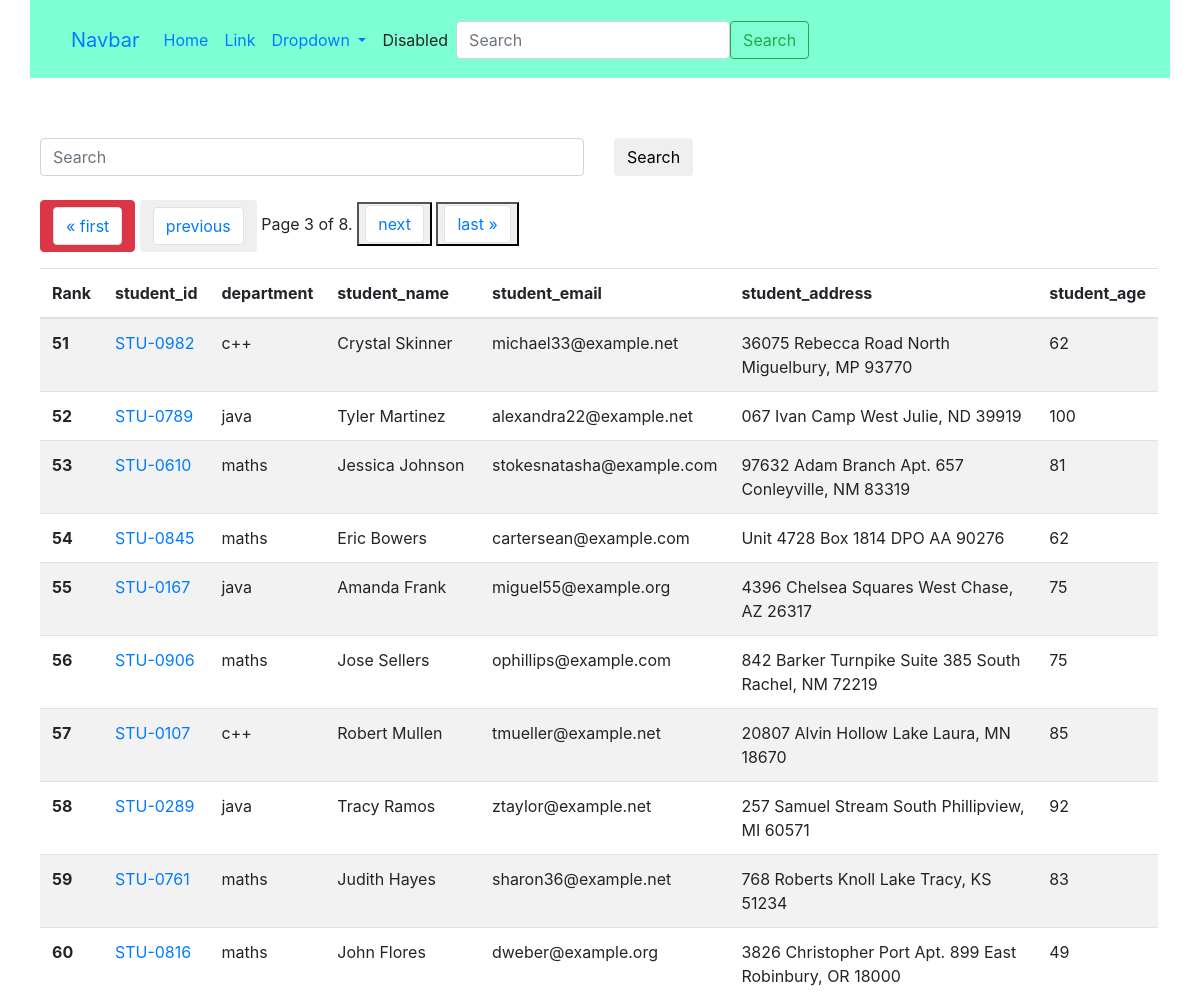
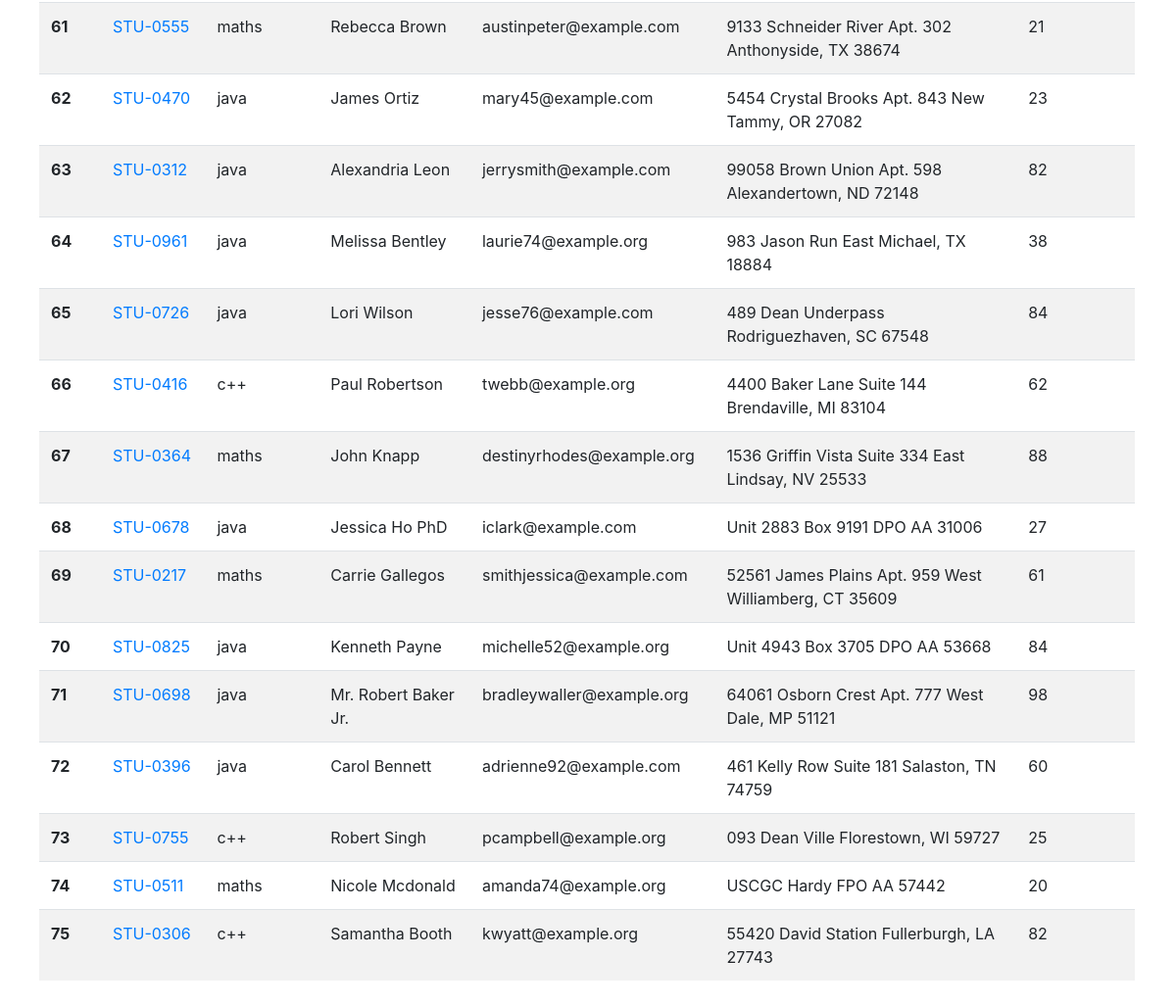
/get-student?page=3, run on the app's committed database (2 pictures, top to bottom).
### vege/models.py (models this page shows, shortened)
class Student(models.Model):
    department=models.ForeignKey(Department,related_name="depart",on_delete=models.CASCADE)
    student_id=models.OneToOneField(StudentID,related_name="studentid",on_delete=models.CASCADE)
    student_name=models.CharField(max_length=100)
    student_email=models.EmailField(unique=True)
    student_age=models.IntegerField(default=18)
    student_address=models.TextField()
    is_deleted=models.BooleanField(default=False)
    class Meta:
        ordering=['student_name']
        verbose_name="student"

class Rankstudnet(models.Model):
    student=models.ForeignKey(Student,related_name="studentreportcard",on_delete=models.CASCADE)
    student_rank=models.IntegerField()
    student_rank_generation_date=models.DateField(auto_now_add=True)
    number=models.IntegerField(default=10)
    class Meta:
        unique_together=['student_rank','student_rank_generation_date']

class StudentID(models.Model):
    student_id=models.CharField(max_length=100)
    def __str__(self)->str:
        return self.student_id

class Department(models.Model):
    department=models.CharField(max_length=100)
    class Meta:
        ordering=['department']

### vege/views.py (the view, shortened to what this page needs)
# urls.py: path('get-student',get_students),
def get_students(request):
    queryset=Student.objects.all().order_by("studentreportcard__student_rank")
    paginator = Paginator(queryset, 25)  # Show 25 contacts per page.
    page_number = request.GET.get("page",1)
    page_obj = paginator.get_page(page_number)
    return render(request,"report/student.html",{'queryset':page_obj})

### vege/templates/report/student.html (shortened to what this page needs)
<!DOCTYPE html>
<html lang="en">
<head>
    <link rel="stylesheet" href="https://cdn.jsdelivr.net/npm/bootstrap@4.0.0/dist/css/bootstrap.min.css"
>
</head>
<body>
    <div class="container" style="background-color: aquamarine;">
        <nav class="navbar navbar-expand-lg bg-body-tertiary">
            <div class="container-fluid">
                <a class="navbar-brand" href="#">Navbar</a>
                <div class="collapse navbar-collapse" id="navbarSupportedContent">
                    <ul class="navbar-nav me-auto mb-2 mb-lg-0">
                        <li class="nav-item">
                            <a class="nav-link active" aria-current="page" href="#">Home</a>
                        </li>
                        <li class="nav-item">
                            <a class="nav-link" href="#">Link</a>
                        </li>
                        <li class="nav-item dropdown">
                            <a class="nav-link dropdown-toggle" href="#" role="button" data-bs-toggle="dropdown"
                                aria-expanded="false">
                                Dropdown
                            </a>
                        </li>
                        <li class="nav-item">
                            <a class="nav-link disabled" aria-disabled="true">Disabled</a>
                        </li>
                    </ul>
                    <form class="d-flex" role="search">
                        <input class="form-control me-2" type="search" placeholder="Search" aria-label="Search">
                        <button class="btn btn-outline-success" type="submit">Search</button>
                    </form>
                </div>
            </div>
        </nav>
    </div>
<div class="container mt-5">
    <form class="mb-4">
    <div class="row">
        <div class="col-md-6">
            <input class="form-control" name="search" placeholder="Search">
        </div>
        <div class="col-md-6">
            <button class="btn btn-succes">Search</button>
        </div>
    </div>
</form>
    <table class="table table-striped">
        <thead>
            <tr>
                <th scope="col">Rank</th>
                <th scope="col">student_id</th>
                <th scope="col">department</th>
                <th scope="col">student_name</th>
                <th scope="col">student_email</th>
                <th scope="col">student_address</th>
                <th scope="col">student_age</th>
            </tr>
        </thead>
        <tbody>
            {% for student in queryset %}
            <tr>
                <th scope="row">{{student.studentreportcard.first.student_rank}}</th>
                <td>
                    <a href="{% url 'see_marks' student.student_id %}">
                        {{student.student_id}}
                    </a>
                    </td>
                <td>{{student.department.department}}</td>
                <td>{{student.student_name}}</td>
                <td>{{student.student_email}}</td>
                <td>{{student.student_address}}</td>
                <td>{{student.student_age}}</td>
            </tr>
            {% endfor %}
            <nav aria-label="Page navigation example">
                <div class="pagination">
                    <ul class="pagination">
                        <span class="step-links">
                            {% if queryset.has_previous %}
                         <button type="button" class="btn btn-danger">
                            <li class="page-item"> <a class="page-link" href="?page=1">&laquo; first</a> </li>
                         </button>
                           <button class="btn btn-ternary">
                            <li class="page-item"><a class="page-link" href="?page={{ page_obj.previous_page_number }}">previous</a></li>
                           </button>
                            {% endif %}
                            <span class="current">
                                Page {{ queryset.number }} of {{ queryset.paginator.num_pages }}.
                            </span>
                            {% if queryset.has_next %}
                       <button type="button" >
                        <li class="page-item"><a class="page-link" class="btn btn-danger" href="?page={{ queryset.next_page_number }}">next</a></li>
                       </button>
                       <button>
                        <li class="page-item"><a class="page-link"   href="?page={{ queryset.paginator.num_pages }}">last &raquo;</a></li>
                       </button>
                            {% endif %}
                        </span>
                    </ul>
                </div>
            </nav>
        </tbody>
    </table>
</div>
</body>
</html>

### vege/templates/report/student.html (style rules this page uses)
.container { padding: 12px 12px 10px 10px; }

### data on the page
Student: studentreportcard.first.student_rank "51", student_id "STU-0982", department.department "c++", student_name "Crystal Skinner", student_email "michael33@example.net", student_address "36075 Rebecca Road North Miguelbury, MP 93770", student_age "62"
Student: studentreportcard.first.student_rank "52", student_id "STU-0789", department.department "java", student_name "Tyler Martinez", student_email "alexandra22@example.net", student_address "067 Ivan Camp West Julie, ND 39919", student_age "100"
Student: studentreportcard.first.student_rank "53", student_id "STU-0610", department.department "maths", student_name "Jessica Johnson", student_email "stokesnatasha@example.com", student_address "97632 Adam Branch Apt. 657 Conleyville, NM 83319", student_age "81"
Student: studentreportcard.first.student_rank "54", student_id "STU-0845", department.department "maths", student_name "Eric Bowers", student_email "cartersean@example.com", student_address "Unit 4728 Box 1814 DPO AA 90276", student_age "62"
Student: studentreportcard.first.student_rank "55", student_id "STU-0167", department.department "java", student_name "Amanda Frank", student_email "miguel55@example.org", student_address "4396 Chelsea Squares West Chase, AZ 26317", student_age "75"
Student: studentreportcard.first.student_rank "56", student_id "STU-0906", department.department "maths", student_name "Jose Sellers", student_email "ophillips@example.com", student_address "842 Barker Turnpike Suite 385 South Rachel, NM 72219", student_age "75"
Student: studentreportcard.first.student_rank "57", student_id "STU-0107", department.department "c++", student_name "Robert Mullen", student_email "tmueller@example.net", student_address "20807 Alvin Hollow Lake Laura, MN 18670", student_age "85"
Student: studentreportcard.first.student_rank "58", student_id "STU-0289", department.department "java", student_name "Tracy Ramos", student_email "ztaylor@example.net", student_address "257 Samuel Stream South Phillipview, MI 60571", student_age "92"
Student: studentreportcard.first.student_rank "59", student_id "STU-0761", department.department "maths", student_name "Judith Hayes", student_email "sharon36@example.net", student_address "768 Roberts Knoll Lake Tracy, KS 51234", student_age "83"
Student: studentreportcard.first.student_rank "60", student_id "STU-0816", department.department "maths", student_name "John Flores", student_email "dweber@example.org", student_address "3826 Christopher Port Apt. 899 East Robinbury, OR 18000", student_age "49"
Student: studentreportcard.first.student_rank "61", student_id "STU-0555", department.department "maths", student_name "Rebecca Brown", student_email "austinpeter@example.com", student_address "9133 Schneider River Apt. 302 Anthonyside, TX 38674", student_age "21"
Student: studentreportcard.first.student_rank "62", student_id "STU-0470", department.department "java", student_name "James Ortiz", student_email "mary45@example.com", student_address "5454 Crystal Brooks Apt. 843 New Tammy, OR 27082", student_age "23"
Student: studentreportcard.first.student_rank "63", student_id "STU-0312", department.department "java", student_name "Alexandria Leon", student_email "jerrysmith@example.com", student_address "99058 Brown Union Apt. 598 Alexandertown, ND 72148", student_age "82"
Student: studentreportcard.first.student_rank "64", student_id "STU-0961", department.department "java", student_name "Melissa Bentley", student_email "laurie74@example.org", student_address "983 Jason Run East Michael, TX 18884", student_age "38"
Student: studentreportcard.first.student_rank "65", student_id "STU-0726", department.department "java", student_name "Lori Wilson", student_email "jesse76@example.com", student_address "489 Dean Underpass Rodriguezhaven, SC 67548", student_age "84"
Student: studentreportcard.first.student_rank "66", student_id "STU-0416", department.department "c++", student_name "Paul Robertson", student_email "twebb@example.org", student_address "4400 Baker Lane Suite 144 Brendaville, MI 83104", student_age "62"
Student: studentreportcard.first.student_rank "67", student_id "STU-0364", department.department "maths", student_name "John Knapp", student_email "destinyrhodes@example.org", student_address "1536 Griffin Vista Suite 334 East Lindsay, NV 25533", student_age "88"
Student: studentreportcard.first.student_rank "68", student_id "STU-0678", department.department "java", student_name "Jessica Ho PhD", student_email "iclark@example.com", student_address "Unit 2883 Box 9191 DPO AA 31006", student_age "27"
Student: studentreportcard.first.student_rank "69", student_id "STU-0217", department.department "maths", student_name "Carrie Gallegos", student_email "smithjessica@example.com", student_address "52561 James Plains Apt. 959 West Williamberg, CT 35609", student_age "61"
Student: studentreportcard.first.student_rank "70", student_id "STU-0825", department.department "java", student_name "Kenneth Payne", student_email "michelle52@example.org", student_address "Unit 4943 Box 3705 DPO AA 53668", student_age "84"
Student: studentreportcard.first.student_rank "71", student_id "STU-0698", department.department "java", student_name "Mr. Robert Baker Jr.", student_email "bradleywaller@example.org", student_address "64061 Osborn Crest Apt. 777 West Dale, MP 51121", student_age "98"
Student: studentreportcard.first.student_rank "72", student_id "STU-0396", department.department "java", student_name "Carol Bennett", student_email "adrienne92@example.com", student_address "461 Kelly Row Suite 181 Salaston, TN 74759", student_age "60"
Student: studentreportcard.first.student_rank "73", student_id "STU-0755", department.department "c++", student_name "Robert Singh", student_email "pcampbell@example.org", student_address "093 Dean Ville Florestown, WI 59727", student_age "25"
Student: studentreportcard.first.student_rank "74", student_id "STU-0511", department.department "maths", student_name "Nicole Mcdonald", student_email "amanda74@example.org", student_address "USCGC Hardy FPO AA 57442", student_age "20"
Student: studentreportcard.first.student_rank "75", student_id "STU-0306", department.department "c++", student_name "Samantha Booth", student_email "kwyatt@example.org", student_address "55420 David Station Fullerburgh, LA 27743", student_age "82"

### other printed values
{{ queryset.number }} "3"
{{ queryset.paginator.num_pages }} "8"
